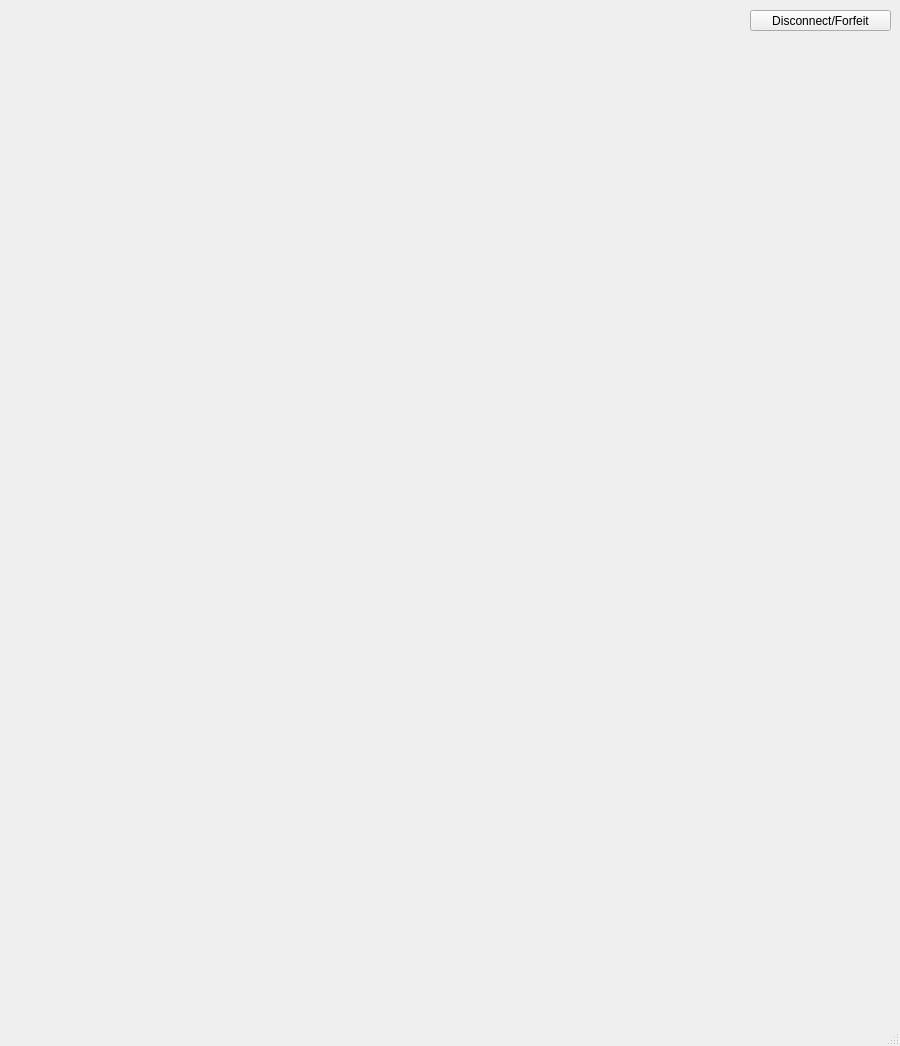
<?xml version="1.0" encoding="UTF-8"?>
<ui version="4.0">
 <class>clientWindow</class>
 <widget class="QMainWindow" name="clientWindow">
  <property name="geometry">
   <rect>
    <x>0</x>
    <y>0</y>
    <width>900</width>
    <height>1046</height>
   </rect>
  </property>
  <property name="sizePolicy">
   <sizepolicy hsizetype="Fixed" vsizetype="Fixed">
    <horstretch>0</horstretch>
    <verstretch>0</verstretch>
   </sizepolicy>
  </property>
  <property name="minimumSize">
   <size>
    <width>900</width>
    <height>1046</height>
   </size>
  </property>
  <property name="maximumSize">
   <size>
    <width>900</width>
    <height>1046</height>
   </size>
  </property>
  <property name="sizeIncrement">
   <size>
    <width>10</width>
    <height>14</height>
   </size>
  </property>
  <property name="baseSize">
   <size>
    <width>737</width>
    <height>1046</height>
   </size>
  </property>
  <property name="windowTitle">
   <string>ClientWindow</string>
  </property>
  <widget class="QWidget" name="centralwidget">
   <widget class="QLabel" name="label">
    <property name="enabled">
     <bool>true</bool>
    </property>
    <property name="geometry">
     <rect>
      <x>0</x>
      <y>0</y>
      <width>737</width>
      <height>1024</height>
     </rect>
    </property>
    <property name="sizePolicy">
     <sizepolicy hsizetype="Fixed" vsizetype="Fixed">
      <horstretch>0</horstretch>
      <verstretch>0</verstretch>
     </sizepolicy>
    </property>
    <property name="minimumSize">
     <size>
      <width>368</width>
      <height>512</height>
     </size>
    </property>
    <property name="maximumSize">
     <size>
      <width>1105</width>
      <height>1536</height>
     </size>
    </property>
    <property name="sizeIncrement">
     <size>
      <width>10</width>
      <height>14</height>
     </size>
    </property>
    <property name="baseSize">
     <size>
      <width>737</width>
      <height>1024</height>
     </size>
    </property>
    <property name="text">
     <string/>
    </property>
    <property name="pixmap">
     <pixmap resource="resources.qrc">:/files/rsc/emptyboardwithbgrd.png</pixmap>
    </property>
    <property name="scaledContents">
     <bool>true</bool>
    </property>
   </widget>
   <widget class="QPushButton" name="pushButton">
    <property name="geometry">
     <rect>
      <x>750</x>
      <y>10</y>
      <width>141</width>
      <height>21</height>
     </rect>
    </property>
    <property name="text">
     <string>Disconnect/Forfeit</string>
    </property>
   </widget>
  </widget>
  <widget class="QMenuBar" name="menubar">
   <property name="geometry">
    <rect>
     <x>0</x>
     <y>0</y>
     <width>900</width>
     <height>20</height>
    </rect>
   </property>
  </widget>
  <widget class="QStatusBar" name="statusbar">
   <property name="enabled">
    <bool>false</bool>
   </property>
  </widget>
 </widget>
 <resources>
  <include location="resources.qrc"/>
 </resources>
 <connections/>
</ui>
